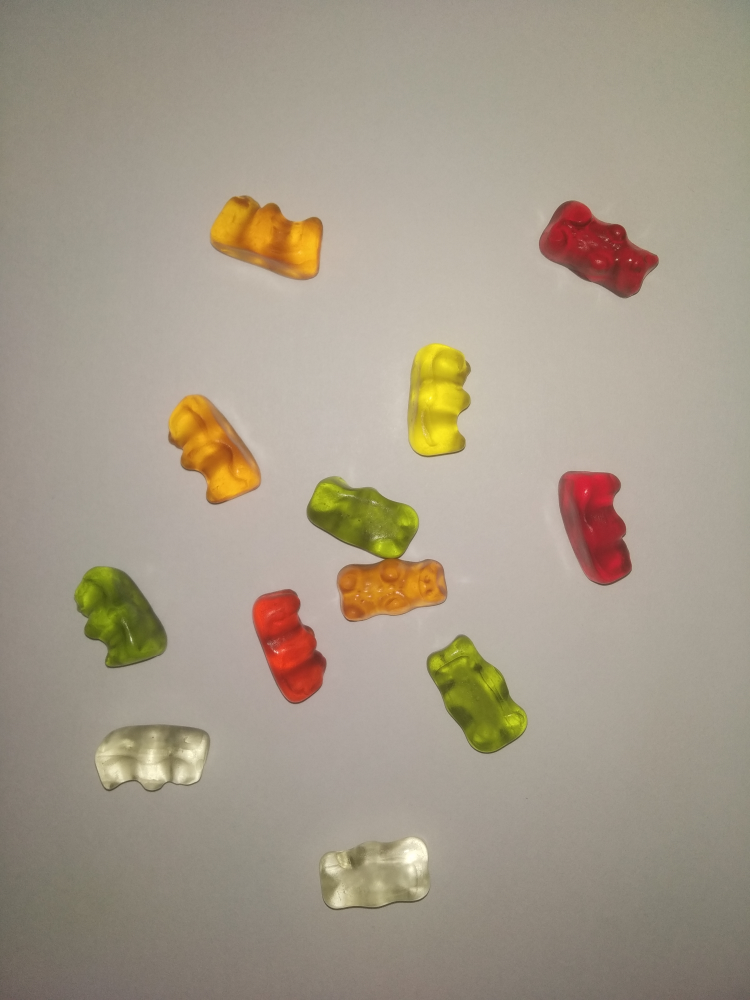
#> input picture images/1.jpg, 3000 x 4000 px (shown at 1/4 size); its folder holds only this picture in this run
$ python sysekspertowe.py
#> lines starting #> are read from the running program, lines starting #| are printed output that depends on the picture; after the words box and inside, x2 and y2 are one past the last pixel; in counts of white or black regions, pixels touching at a corner belong together
import numpy as np
import cv2
from scipy.ndimage import label
import random
from math import sqrt

def load_image(path_img):
#> called with path_img = 'images/1.jpg'
    return cv2.imread(path_img)
#> returned value is the input picture: shape (4000, 3000, 3); mean B, G, R 137.6, 154.4, 165.2

def bgr2hsv(img):
    return cv2.cvtColor(img, cv2.COLOR_BGR2HSV)
#> returned value: shape (2000, 1500, 3); mean H, S, V 19.6, 43.1, 165.5

def setRangeColor(hsv, lower_color, upper_color):
    return cv2.inRange(hsv, lower_color, upper_color)
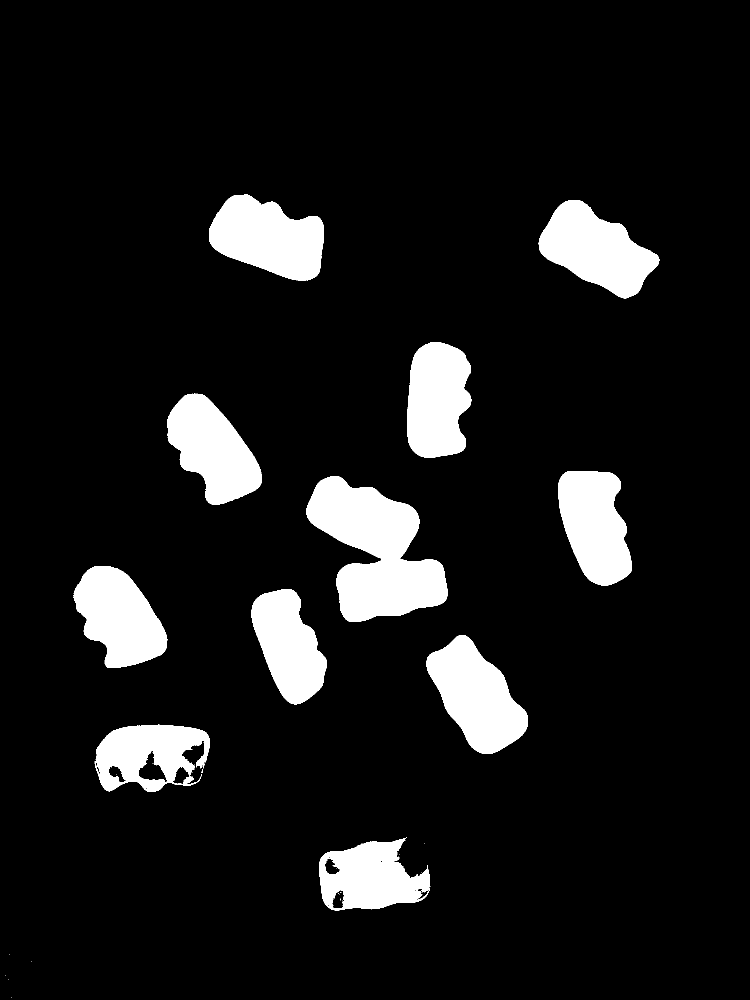
#> returned value: shape (2000, 1500) (shown at 1/2 size); 9.7% white; 35 white regions (24 under 20 px), largest, box (x1, y1, x2, y2) and area: (613, 952, 895, 1244) 46278, (853, 1270, 1056, 1508) 27417, (418, 389, 648, 561) 27014
#> in main, `dilate = cv2.dilate(mask, kernel, iterations=2)`: dilate: shape (2000, 1500); 10.4% white; 17 white regions, largest, box (x1, y1, x2, y2) and area: (611, 950, 897, 1246) 49141, (851, 1268, 1058, 1510) 29197, (416, 387, 650, 563) 28708

def contours_img(mask):
    contours, _ = cv2.findContours(mask, cv2.RETR_TREE, cv2.CHAIN_APPROX_SIMPLE)
    return contours

def filter_contours_img(contours, img_draw, color_bbox):
    count = 0
    for c in contours:
        rect = cv2.boundingRect(c)
        x,y,w,h = rect
        area = w * h

        if area > 10000:
            count = count + 1
            cv2.rectangle(img_draw, (x, y), (x+w, y+h), color_bbox, 5)
    return img_draw, count

def draw_text_on_image(img_draw, count_parts,r,g,y,o,w):
    cv2.rectangle(img_draw, (0, 0), (500, 120), (0,0,0), -1)
    cv2.putText(img_draw,'liczba zelkow : ' + str(count_parts),
        (10,50),                  # bottomLeftCornerOfText
        cv2.FONT_HERSHEY_SIMPLEX, # font
        1.5,                      # fontScale
        (0,255,255),            # fontColor
        2)                        # lineType

    cv2.putText(img_draw,'czerwone:' + str(r)+'  zielone:' + str(g)+'  zolte:' + str(y)+'  pomaranczowe:' + str(o)+' biale:' + str(w),
        (10,100),                  # bottomLeftCornerOfText
        cv2.FONT_HERSHEY_SIMPLEX, # font
        1.5,                      # fontScale
        (0,255,255),            # fontColor
        2)                        # lineType

    return img_draw

def segment_on_dt(img):
        dt = cv2.distanceTransform(img, 2, 3)  # L2 norm, 3x3 mask
        dt = ((dt - dt.min()) / (dt.max() - dt.min()) * 255).astype(np.uint8)
        dt = cv2.threshold(dt, 100, 255, cv2.THRESH_BINARY)[1]
#> dt: shape (2000, 1500); 4.1% white; 12 white regions, largest, box (x1, y1, x2, y2) and area: (879, 1297, 1030, 1482) 13341, (1103, 426, 1289, 571) 12687, (444, 415, 622, 535) 12666
        lbl, ncc = label(dt)
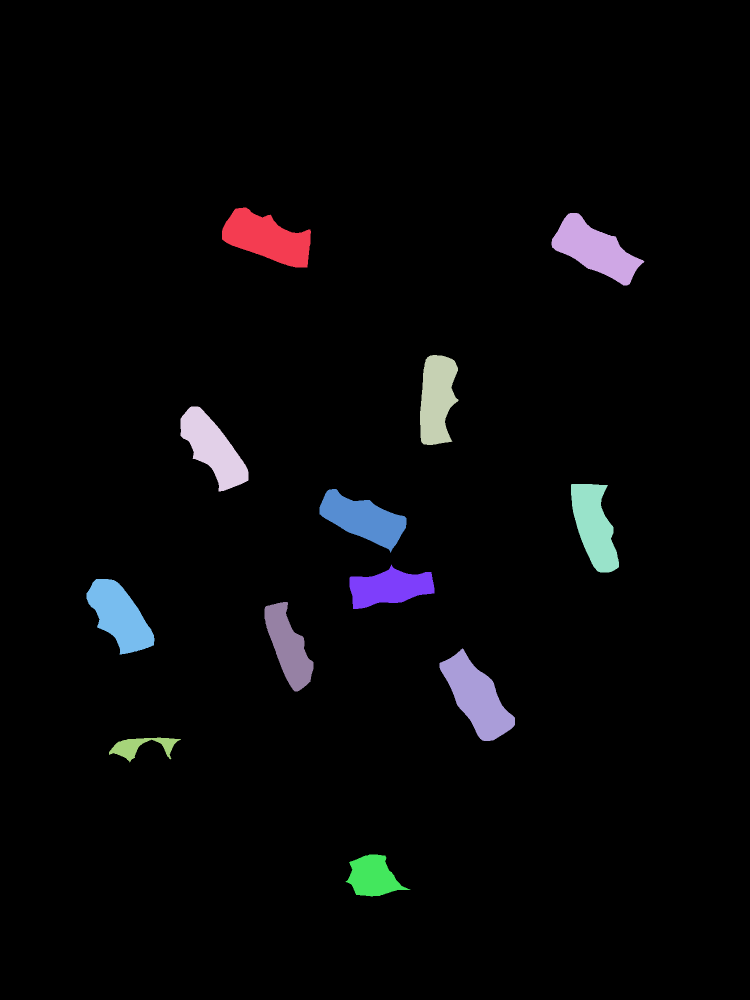
#> lbl: shape (2000, 1500) int32 (shown at 1/2 size); 13 distinct labels, from 0 to 12; one colour per label, 0 black
#> ncc = 12

        lbl[img == 0] = lbl.max() + 1
#> lbl: shape (2000, 1500) int32; 14 distinct labels, from 0 to 13
        lbl = lbl.astype(np.int32)
        cv2.watershed(cv2.cvtColor(img, cv2.COLOR_GRAY2BGR), lbl)
        lbl[lbl == -1] = 0
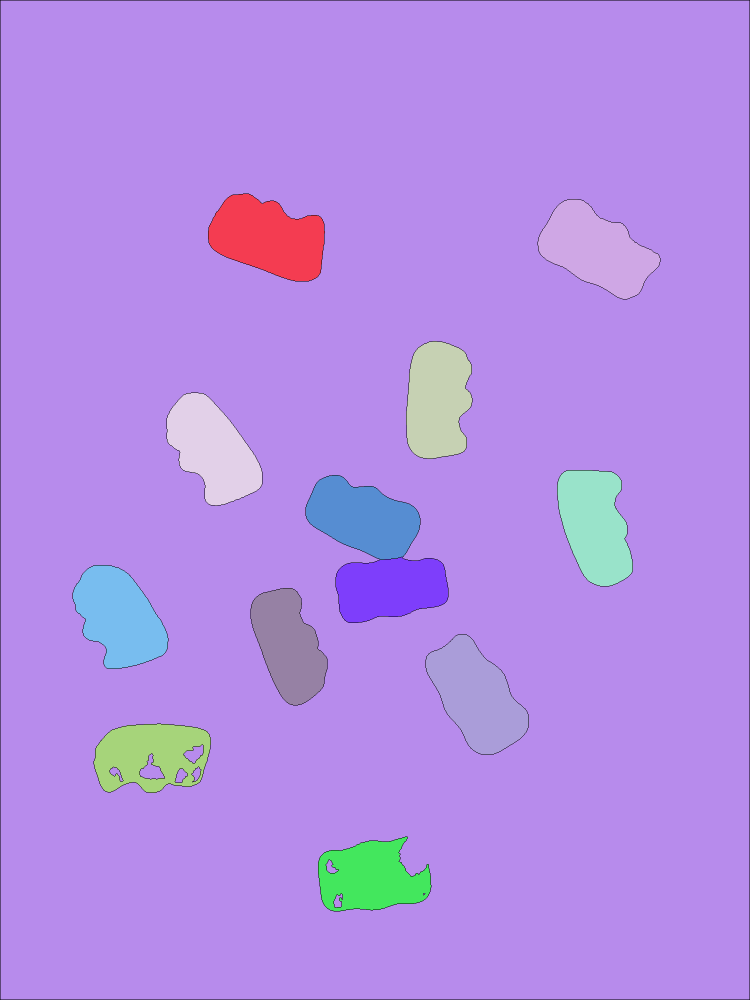
#> lbl: shape (2000, 1500) int32 (shown at 1/2 size); 14 distinct labels, from 0 to 13; one colour per label, 0 black
        return lbl
COLORS = (
        (120,'red'),
        (87,'green'),
        (93,'yellow'),
        (104,'orange'),
        (96, 'white'),

)
def closest_color(r):

    color_diffs = []
    for color in COLORS:
        cr, str = color
        color_diff = sqrt(abs(r - cr)**2)
        color_diffs.append((color_diff, color))
    return min(color_diffs)[1]

def main():
    for i in range(1,11):
        count_parts = 0
        path_img = 'images/'+str(i)+'.jpg'
        img = load_image(path_img)
        img = cv2.resize(img, None,fx=0.5,fy=0.5)
        hsv = bgr2hsv(img)


        lower = np.array([0,52,0])
        upper = np.array([255,255,255])
        mask = setRangeColor(hsv, lower, upper)
        kernel = np.ones((3, 3), np.uint8)
        dilate = cv2.dilate(mask, kernel, iterations=2)
        ws_result = segment_on_dt(dilate)
        #cv2.imshow('a', cv2.resize(dilate, None, fx=0.5, fy=0.5))
        #cv2.waitKey(0)

        height, width = ws_result.shape
#> height = 2000; width = 1500
        ws_color = np.zeros((height, width, 3), dtype=np.uint8)
        lbl, ncc = label(ws_result)
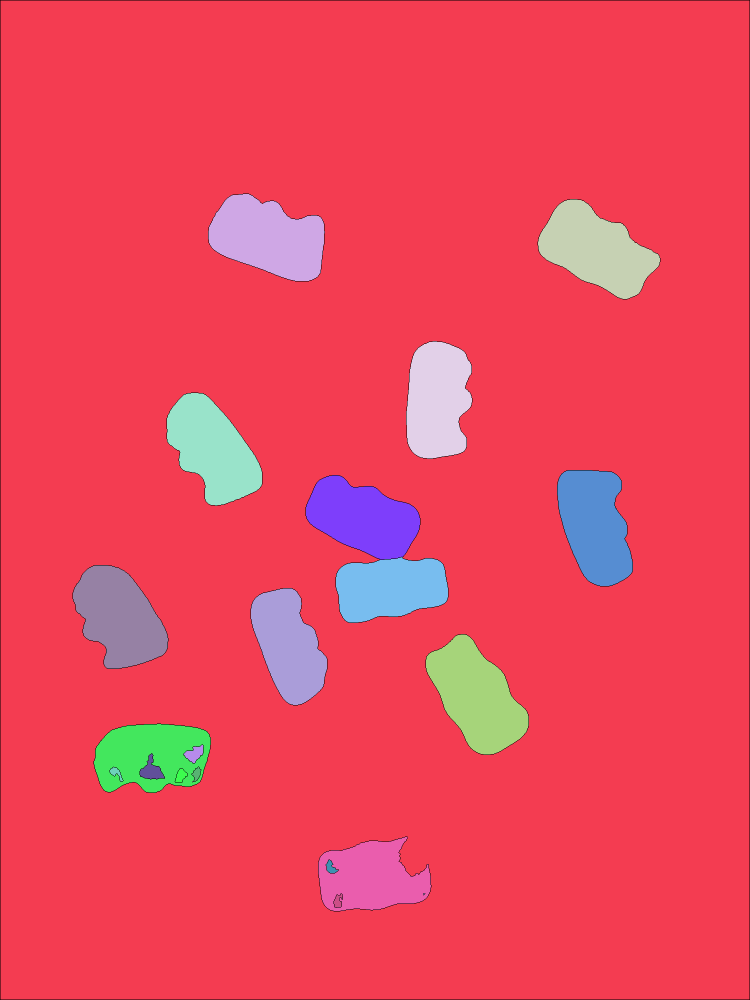
#> lbl: shape (2000, 1500) int32 (shown at 1/2 size); 25 distinct labels, from 0 to 24; one colour per label, 0 black
#> ncc = 24
        for l in range(1, ncc + 1):
            a, b = np.nonzero(lbl == l)
            if dilate[a[0], b[0]] == 0:  # Do not color background.
                continue
            rgb = [random.randint(0, 255) for _ in range(3)]
            ws_color[lbl == l] = tuple(rgb)
#> this loop made 24 passes
#> (a, b) on passes 18, 19, 22, 23: ([1562], [387]), ([1563], [385]), ([1739], [676]), ([1787, 1787, 1787, 1788, 1788, 1789], [847, 848, 849, 847, 848, 847])
            #cv2.imshow('aaaaaa', cv2.resize(ws_color, None,fx=0.5,fy=0.5))

        wsbin = np.zeros((height, width), dtype=np.uint8)
        wsbin[cv2.cvtColor(ws_color, cv2.COLOR_BGR2GRAY) != 0] = 255
        listnum=[]
        ws_bincolor = cv2.cvtColor(255 - wsbin, cv2.COLOR_GRAY2BGR)
#> ws_bincolor: shape (2000, 1500, 3); 89.9% white; 11 black regions, largest, box (x1, y1, x2, y2) and area: (612, 951, 896, 1245) 48032, (852, 1269, 1057, 1509) 28608, (417, 388, 649, 562) 28075
        lbl, ncc = label(wsbin)
        for l in range(1, ncc + 1):
            yx = np.dstack(np.nonzero(lbl == l)).astype(np.int64)
            xy = np.roll(np.swapaxes(yx, 0, 1), 1, 2)
            if len(xy) < 100:  # Too small.
                continue
            ellipse = cv2.fitEllipse(xy)
            center, axes, angle = ellipse
            rect_area = axes[0] * axes[1]

            if rect_area > 5000 and rect_area < 35000 :
                if 0.8 < rect_area / float(len(xy)) < 1.2:
                        count_parts += 1
                        rect = np.round(np.float64(
                            cv2.boxPoints(ellipse))).astype(np.int64)
                        color = [random.randint(60, 255) for _ in range(3)]
                        cv2.drawContours(ws_bincolor, [rect], 0, color, 2)
                        x, y, w, h = cv2.boundingRect(rect)  # offsets - with this you get 'mask'4
                        cuted = img[int(y + h / 3):int(y + h / 2), int(x + w / 3):int(x + w / 2)]
                        cv2.rectangle(img, (x, y), (x + w, y + h), cv2.mean(cuted), 8)
                        #cv2.imshow('', cuted)
                        color_mean = np.round(cv2.mean(cuted)).astype(np.int64)
                        cuted = cv2.cvtColor(cuted, cv2.COLOR_RGB2HSV)
                        color_meanhsv = np.round(cv2.mean(cuted)).astype(np.int64)
                        #print('Average color (bgr): ', color_mean)
                        #print('Average color (hsv): ', color_meanhsv)
                        print(closest_color((color_meanhsv[0]))[1])
                        listnum.append(closest_color((color_meanhsv[0]))[1])
#> this loop made 12 passes
#> (color_mean, color_meanhsv) on passes 1 to 12: ([25, 146, 220, 0], [101, 226, 220, 0]), ([47, 45, 152, 0], [121, 181, 152, 0]), ([35, 217, 236, 0], [93, 218, 236, 0]), ([26, 146, 219, 0], [101, 225, 219, 0]), ([44, 42, 132, 0], [121, 174, 132, 0]), ([28, 122, 117, 0], [88, 196, 122, 0]), ([28, 120, 194, 0], [103, 218, 194, 0]), ([21, 107, 94, 0], [85, 205, 107, 0]), ([39, 51, 172, 0], [117, 196, 172, 0]), ([28, 121, 115, 0], [88, 196, 121, 0]), ([127, 168, 176, 0], [95, 72, 176, 0]), ([112, 148, 157, 0], [96, 74, 157, 0])
#| orange
#| red
#| yellow
#| orange
#| red
#| green
#| orange
#| green
#> (further printed lines are left out)
#> pass 1, in main, `cuted = img[int(y + h / 3):int(y + h / 2), int(x + w / 3):int(x + w / ..`:
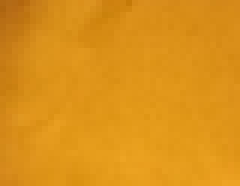
#> cuted: shape (31, 40, 3) (shown 6 times larger); mean B, G, R 25.3, 146.4, 220.3
#> after the loop: cuted: shape (22, 34, 3); mean H, S, V 96, 73.6, 157
#> after the loop:
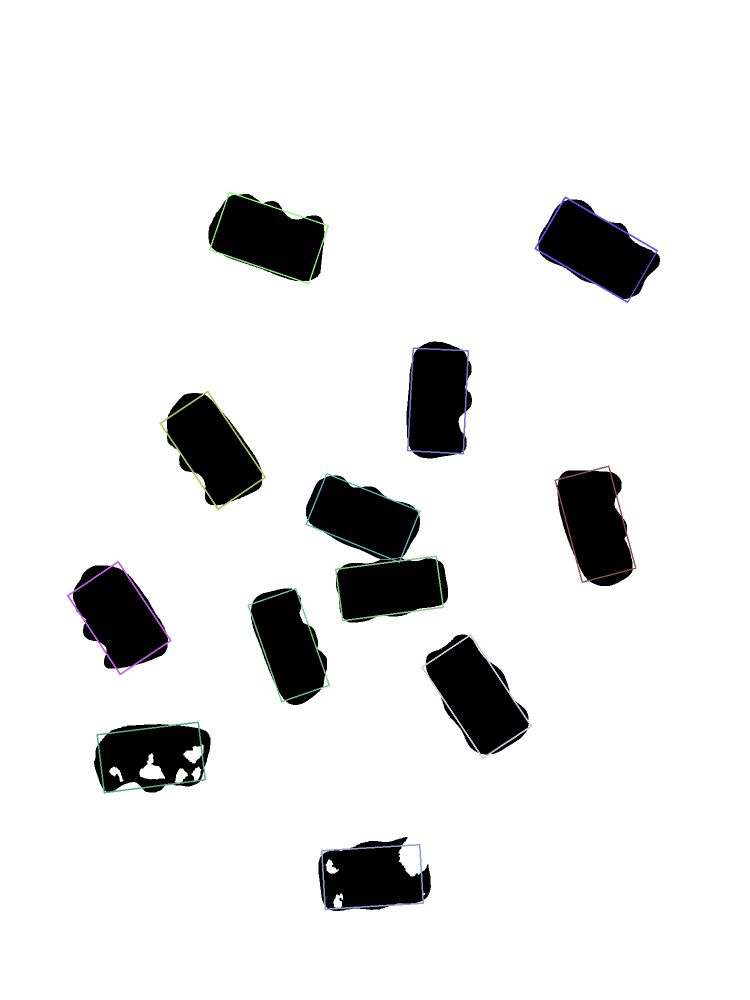
#> ws_bincolor: shape (2000, 1500, 3) (shown at 1/2 size); mean B, G, R 229.8, 229.8, 229.6
#> after the loop, count_parts = 12; listnum = ['orange', 'red', 'yellow', 'orange', 'red', 'green', 'orange', 'green', 'red', 'green', 'white', 'white']

                        #cv2.waitKey(0)

        img = draw_text_on_image(img,count_parts,listnum.count('red'),listnum.count('green'),listnum.count('yellow'),listnum.count('orange'),listnum.count('white'))
        cv2.imshow('a', cv2.resize(img, None, fx=0.5, fy=0.5))
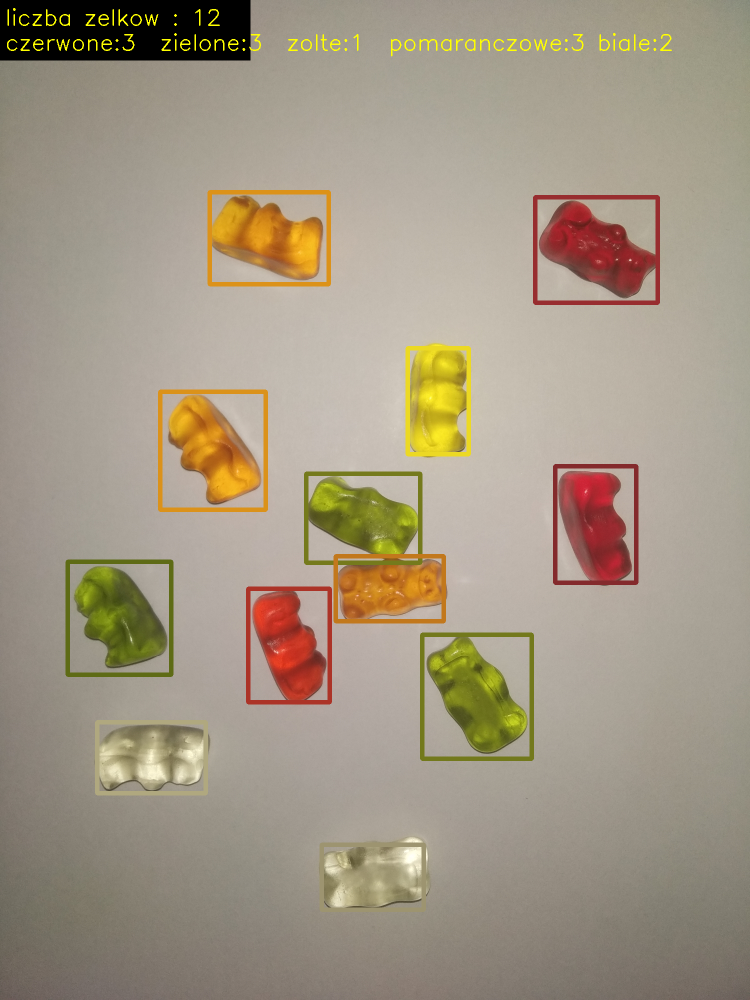
#> window 'a': shape (1000, 750, 3); mean B, G, R 132, 151, 162.7
        cv2.waitKey( 0 )

if __name__ == '__main__':
#> (the run stopped early here; a loop or call above may not have finished)
